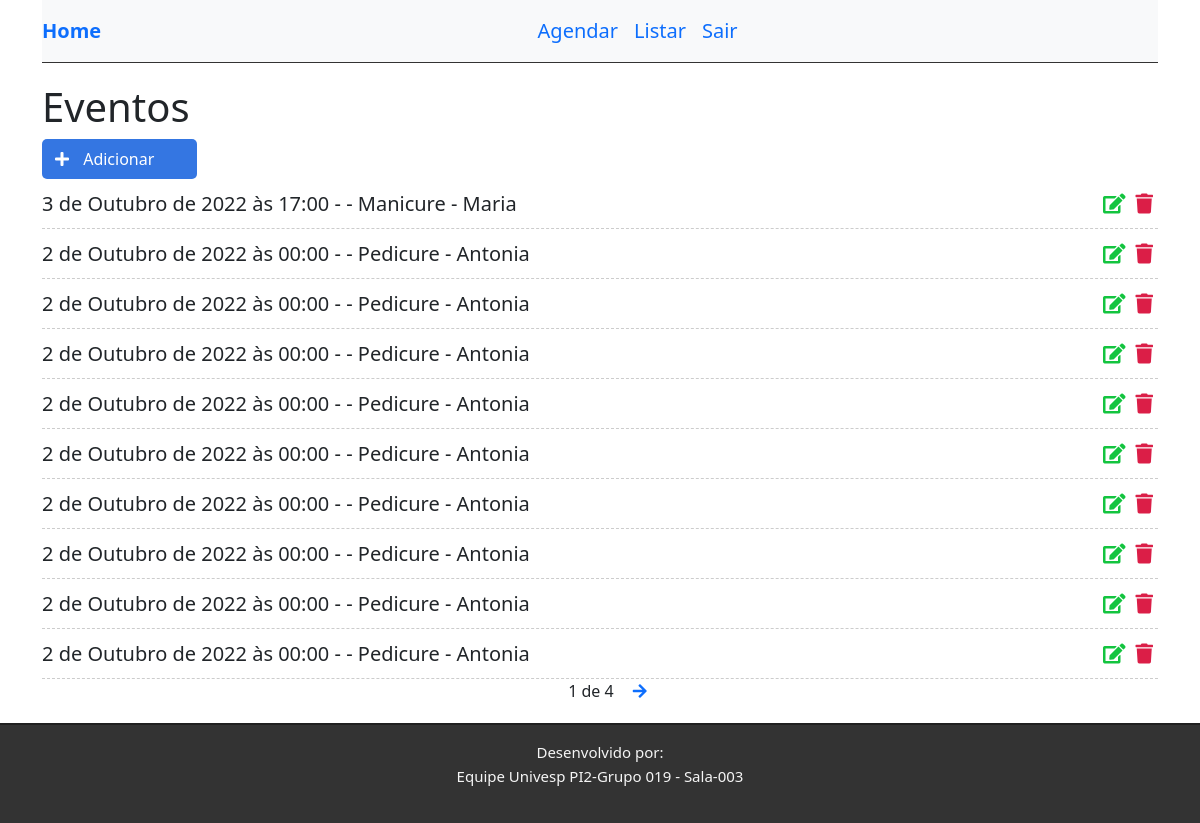
The page /listar/ (signed in) on the database as committed earlier.
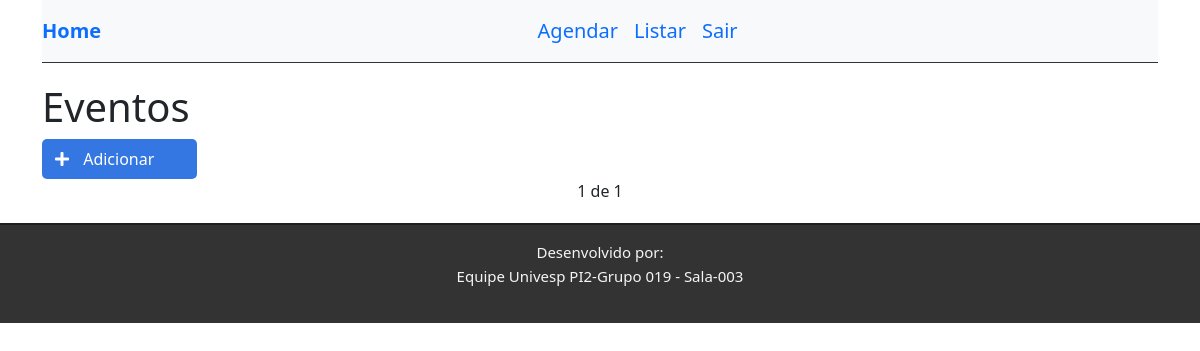
The same page on the database as committed later.
### agendador/models.py (models this page shows, shortened)
class Agendamento(models.Model):
    data_ag = models.DateTimeField()
    profis  = models.ForeignKey(Funcionario, on_delete = models.PROTECT)
    servico = models.ForeignKey(Servico, on_delete = models.PROTECT)
    user = models.ForeignKey(User, on_delete=models.CASCADE)

class Servico(models.Model):
    nome_ser = models.CharField(max_length=20)
    desc_ser = models.TextField(verbose_name='Descrição')
    val_ser = models.DecimalField(max_digits=10, decimal_places=2)
    def __str__(self):
        return self.nome_ser

class Funcionario(models.Model):
    nome_fun = models.CharField(max_length=100)
    cpf_fun = models.IntegerField()
    tel_fun = models.CharField(max_length=15)  # formatar e verificar
    email_fun = models.EmailField()
    status_fun = models.BooleanField(default=False)
    def __str__(self):
        return self.nome_fun

### agendador/views.py (the view)
# urls.py: path('listar/', views.listar, name='listar_evento'),
@login_required(login_url = '/login/')
def listar(request):
    usuario = request.user
    eventos_lista = Agendamento.objects.filter(user=usuario)
    paginator = Paginator(eventos_lista, 10)
    page = request.GET.get('page')
    eventos = paginator.get_page(page)
    return render(request, 'agendador/lista.html', {'eventos':eventos})

### agendador/templates/agendador/lista.html (shortened to what this page needs)
{% extends 'base.html' %}
{% block content %}
<div class = 'col-10 list-div'>
    <h1>Eventos</h1>
    <a id = "add-link" href="{% url 'novo_evento' %}">
        <div class="col-2 add-div">
            <i class="fas fa-plus"></i> Adicionar
        </div>
    </a>
    </div>
    <ul class="task-list" list-style-type="none">
        {% for evento in eventos %}
        <li class="task-item">
            <span>{{ evento.data_ag }} - {{ evento.cliente }} - {{ evento.servico }} - {{ evento.profis }}</span>
            <a href="/delete/{{evento.id}}" class="delet-btn"><span><i class="fas fa-trash"></i></span></a>
            <a href="/update/{{evento.id}}"><span><i class="fas fa-edit"> </i></span></a>
        </li>
        {% endfor %}
    </ul>
    <div class="paginacao" align="center">
        <span class="step-links">
            <span class="current">
                {{ eventos.number }}  de  {{ eventos.paginator.num_pages }}
            </span>
            {% if eventos.has_next %}
                <a href="?page={{ eventos.next_page_number }}"><i class="fas fa-arrow-right"></i></a>
            {% endif %}
        </span>
    </div>
</div>
{% endblock %}

### agendador/templates/base.html (shortened to what this page needs)
{% load static %}
<!DOCTYPE html>
<html lang="en">
    <head>
        <link rel="stylesheet" href="https://cdn.jsdelivr.net/npm/bootstrap@5.1.3/dist/css/bootstrap.min.css">
        <link rel="stylesheet" href="https://use.fontawesome.com/releases/v5.7.2/css/all.css">
        <link href="{% static 'css/style.css' %}" rel="stylesheet">
    </head>
    <body>
        <div class="container">
            <nav class="navbar navbar-expand-lg bg-light">
                <div class="nav-header">
                    <a class="navbar-brand" href="/">Home</a>
                </div>
                <div class="nav navbar-nav collapse navbar-collapse" id="navbarSupportedContent">
                    <ul class="navbar-nav me-auto mb-2 mb-lg-0">
                        {% if user.is_authenticated %}
                        <li class="nav-item"><a class="nav-link active" aria-current="page" href="{% url 'novo_evento' %}">Agendar</a></li>
                        <li class="nav-item"><a class="nav-link active" aria-current="page" href="{% url 'listar_evento' %}">Listar</a></li>
                        <li class="nav-item"><a class="nav-link active" aria-current="page" href="{% url 'logout_user' %}">Sair</a></li>
                        {% else %}
                        <li class="nav-item"><a class="nav-link active" aria-current="page" href="{% url 'login_user' %}">Entrar</a></li>
                        {% endif %}
                    </ul>
                </div>
            </nav>
            {% block content %}{% endblock %}
            <footer>
                <br>
                <p>Desenvolvido por: </p>
                <p>Equipe Univesp PI2-Grupo 019 - Sala-003
            </footer>
    </body>
</html>

### agendador/static/css/style.css (style rules this page uses)
.navbar { border-bottom: 1px solid #333; margin-bottom: 20px; font-size: 20px; }
.navbar-nav { margin: auto; }
.navbar-brand { font-weight: bold; }
#add-link { text-decoration: none; }
.add-div { background-color: #3476e2; cursor: pointer; display: inline-block; color: #FFF; padding: 8px; border-radius: 5px; margin-right: 25px; }
.fas.fa-plus { color: #FFF; margin-left: 5px; margin-right: 10px; }
.list-div { padding: 0; }
footer { background-color: #333; height: 100px; border-top: 2px solid #202020; }
footer p { color: #f5f5f5; text-align: center; font-size: 15px; line-height: 0.5; }
.paginacao { margin-bottom: 20px; }
.step-links { position: relative; margin-left: auto; margin-right: auto; }
.current { margin-left: 15px; margin-right: 15px; }
ul { list-style-type: none; margin: 0; padding: 0; }

Rows that differ between the two databases and show on the page:
removed Agendamento: data_ag "3 de Outubro de 2022 às 17:00", servico "Manicure", profis "Maria"
removed Agendamento: data_ag "2 de Outubro de 2022 às 00:00", servico "Pedicure", profis "Antonia"
removed Agendamento: data_ag "2 de Outubro de 2022 às 00:00", servico "Pedicure", profis "Antonia"
removed Agendamento: data_ag "2 de Outubro de 2022 às 00:00", servico "Pedicure", profis "Antonia"
removed Agendamento: data_ag "2 de Outubro de 2022 às 00:00", servico "Pedicure", profis "Antonia"
removed Agendamento: data_ag "2 de Outubro de 2022 às 00:00", servico "Pedicure", profis "Antonia"
removed Agendamento: data_ag "2 de Outubro de 2022 às 00:00", servico "Pedicure", profis "Antonia"
removed Agendamento: data_ag "2 de Outubro de 2022 às 00:00", servico "Pedicure", profis "Antonia"
removed Agendamento: data_ag "2 de Outubro de 2022 às 00:00", servico "Pedicure", profis "Antonia"
removed Agendamento: data_ag "2 de Outubro de 2022 às 00:00", servico "Pedicure", profis "Antonia"
Other text that changed with them:
{{ eventos.paginator.num_pages }}: "4" → "1"
